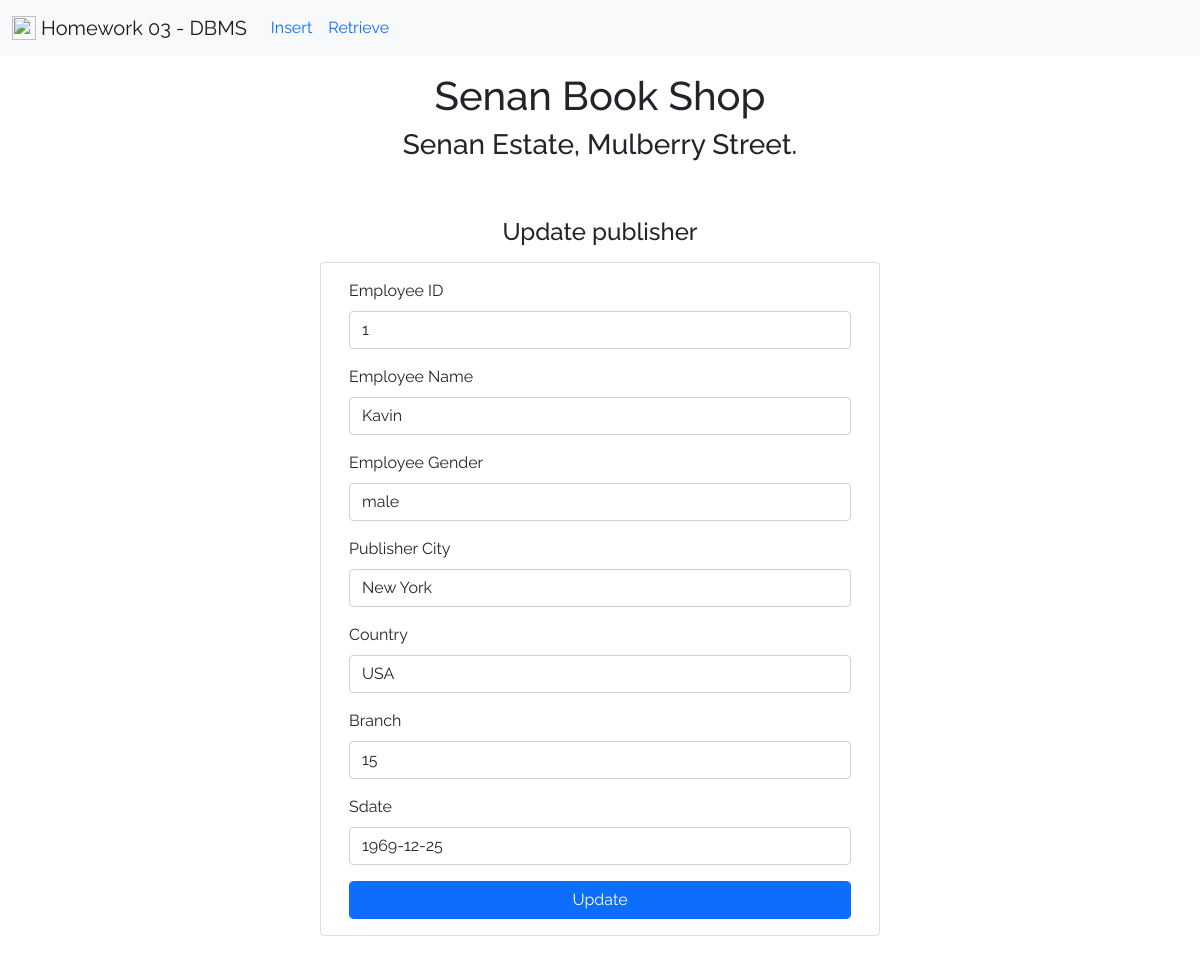
Screenshot of /update.php?p_id=1 with the database file from the repository.
### tables this page shows
CREATE TABLE IF NOT EXISTS `publisher` (
  `p_id` int(11) NOT NULL,
  `emp_name` varchar(50) DEFAULT NULL,
  `emp_gender` varchar(20) DEFAULT NULL,
  `p_city` varchar(40) DEFAULT NULL,
  `country` varchar(20) DEFAULT NULL,
  `branch` int(11) DEFAULT NULL,
  `sdate` date DEFAULT NULL,
  PRIMARY KEY (`p_id`)
);

### update.php (the view, shortened to what this page needs)
<?php
    $connection=mysqli_connect('localhost','root','','homework03');
    $id=$_GET['p_id'];
    $select_query="SELECT * FROM publisher WHERE p_id='".$id."'";
    $select_result=mysqli_query($connection,$select_query);
?>
<!DOCTYPE html>
<html lang="en">
    <head>
        <link rel="stylesheet" href="css/bootstrap.min.css">
    </head>
    <body>
        <nav class="navbar navbar-expand-lg navbar-light bg-light">
            <div class="container-fluid">
                <a class="navbar-brand" href="#">
                    <img src="https://img.icons8.com/external-inipagistudio-mixed-inipagistudio/64/000000/external-shopping-cart-grocery-shop-inipagistudio-mixed-inipagistudio.png" alt="" width="24" height="24" class="d-inline-block align-text-top">
                    Homework 03 - DBMS
                </a>
                <div class="collapse navbar-collapse" id="navbarSupportedContent">
                    <ul class="navbar-nav me-auto mb-2 mb-lg-0">
                        <li class="nav-item">
                            <a class="nav-link active text-primary" aria-current="page" href="insert.php">Insert</a>
                        </li>
                        <li class="nav-item">
                            <a class="nav-link active text-primary" aria-current="page" href="index.php">Retrieve</a>
                        </li>
                    </ul>
                </div>
            </div>
        </nav>
        <div class="container ">
            <div class="row mt-3 text-center">
                <h1>Senan Book Shop</h1>
                <h3>Senan Estate, Mulberry Street.</h3>
            </div>
            <div class="row m-5 ">
                <h4 class="text-center">Update publisher</h4>
                <div class="card mt-2" style="width: 35rem; margin: 0 auto;">
                    <div class="card-body">
                        <form method="POST">
                        <?php while ($record=mysqli_fetch_assoc($select_result)) {?>
                            <div class="mb-3">
                                <label for="exampleInputId" class="form-label">Employee ID</label>
                                <input type="number" class="form-control" value="<?php echo $record['p_id']?>" name="txtId" id="txtId" aria-describedby="idHelp">
                            </div>
                            <div class="mb-3">
                                <label for="exampleInputName" class="form-label">Employee Name</label>
                                <input type="text" class="form-control" value="<?php echo $record['emp_name']?>" name="txtName" id="txtName" aria-describedby="nameHelp">
                            </div>
                            <div class="mb-3">
                                <label for="exampleInputAddress" class="form-label">Employee Gender</label>
                                <input type="text" class="form-control" value="<?php echo $record['emp_gender']?>" name="txtGender" id="txtGender" aria-describedby="addressHelp">
                            </div>
                            <div class="mb-3">
                                <label for="exampleInputAddress" class="form-label">Publisher City</label>
                                <input type="text" class="form-control" value="<?php echo $record['p_city']?>" name="txtCity" id="txtCity" aria-describedby="addressHelp">
                            </div>
                            <div class="mb-3">
                                <label for="exampleInputAddress" class="form-label">Country</label>
                                <input type="text" class="form-control" value="<?php echo $record['country']?>" name="txtCountry" id="txtCountry" aria-describedby="addressHelp">
                            </div>
                            <div class="mb-3">
                                <label for="exampleInputAddress" class="form-label">Branch</label>
                                <input type="text" class="form-control" value="<?php echo $record['branch']?>" name="txtBranch" id="txtBranch" aria-describedby="addressHelp">
                            </div>
                            <div class="mb-3">
                                <label for="exampleInputAddress" class="form-label">Sdate</label>
                                <input type="text" class="form-control" value="<?php echo $record['sdate']?>" name="txtSdate" id="txtSdate" aria-describedby="addressHelp">
                            </div>
                            <?php }?>
                            <div class="col text-center">
                                <input type="submit" name="Submit" class="form-control btn btn-primary btn-block" value="Update"/>
                            </div>
                        </form>
                    </div>
                </div>
            </div>
        </div>
    </body>
</html>

### update.php (style rules this page uses)
* { font-family: 'Raleway', sans-serif; }

### rows the page displays
publisher: txtId "1", txtName "Kavin", txtGender "male", txtCity "New York", txtCountry "USA", txtBranch "15", txtSdate "1969-12-25"
